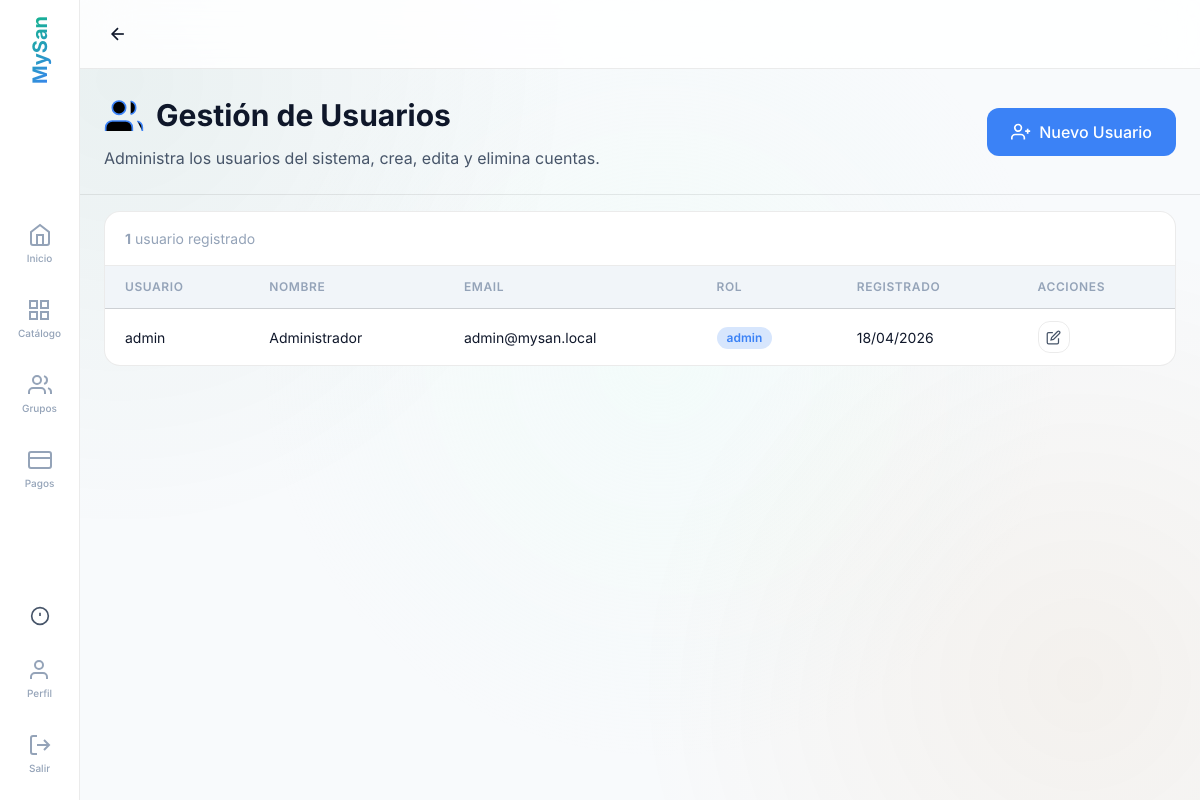
The app's page /modules/usuarios/index.php (signed in) with its own data.
### tables this page shows
CREATE TABLE `usuarios` (
  `id` int NOT NULL AUTO_INCREMENT,
  `username` varchar(50) NOT NULL,
  `password` varchar(255) NOT NULL,
  `nombre` varchar(100) NOT NULL,
  `email` varchar(100) DEFAULT NULL,
  `pregunta_secreta` text,
  `respuesta_secreta` varchar(255) DEFAULT NULL,
  `pregunta_secreta_2` text DEFAULT NULL,
  `respuesta_secreta_2` varchar(255) DEFAULT NULL,
  `pregunta_secreta_3` text DEFAULT NULL,
  `respuesta_secreta_3` varchar(255) DEFAULT NULL,
  `created_at` timestamp NULL DEFAULT CURRENT_TIMESTAMP,
  `updated_at` timestamp NULL DEFAULT CURRENT_TIMESTAMP ON UPDATE CURRENT_TIMESTAMP,
  `rol` enum('admin','participante') DEFAULT 'admin',
  PRIMARY KEY (`id`),
  UNIQUE KEY `username` (`username`)
);

### modules/usuarios/index.php (the view, shortened to what this page needs)
<?php
require_once '../../config/database.php';
$stmt = $pdo->query("SELECT id, username, nombre, email, rol, created_at, updated_at FROM usuarios ORDER BY id ASC");
$usuarios = $stmt->fetchAll(PDO::FETCH_ASSOC);
?>
<!DOCTYPE html>
<html lang="es">
<head>
    <link rel="stylesheet" href="../../assets/fonts/inter.css">
    <link rel="stylesheet" href="../../assets/css/reset.css">
    <link rel="stylesheet" href="../../assets/css/variables.css">
    <link rel="stylesheet" href="../../assets/css/bento-grid.css">
    <link rel="stylesheet" href="../../assets/css/main.css">
</head>
<body>
    <div class="main-content">
        <?php
        include '../../includes/header.php';
        ?>
        <div class="page-header" style="padding: var(--space-6); margin-bottom: var(--space-4); border-bottom: 1px solid var(--glass-border);">
            <div style="display: flex; justify-content: space-between; align-items: center; flex-wrap: wrap; gap: var(--space-4);">
                <div>
                    <h1 class="page-title" style="font-size: var(--font-size-3xl); font-weight: var(--font-weight-bold); display: flex; align-items: center; gap: var(--space-3);">
                        <svg class="icon-xl" style="width: 40px; height: 40px; stroke: var(--color-violeta);">
                            <use href="#icon-users"></use>
                        </svg>
                        Gestión de Usuarios
                    </h1>
                    <p style="color: var(--color-text-secondary); margin-top: var(--space-2);">
                        Administra los usuarios del sistema, crea, edita y elimina cuentas.
                    </p>
                </div>
                <div class="page-actions">
                    <button class="btn btn-violeta" onclick="openModal('crearModal')">
                        <svg class="icon"><use href="#icon-user-plus"></use></svg>
                        Nuevo Usuario
                    </button>
                </div>
            </div>
        </div>
        <div style="max-width: 1600px; margin: 0 auto; padding: 0 var(--space-6);">
            <div class="table-container table-responsive">
                <div class="table-header-row">
                    <span style="font-size:var(--font-size-sm);color:var(--color-text-tertiary);">
                        <strong><?php echo count($usuarios); ?></strong> usuario<?php echo count($usuarios) !== 1 ? 's' : ''; ?> registrado<?php echo count($usuarios) !== 1 ? 's' : ''; ?>
                    </span>
                </div>
                <table class="users-table">
                    <thead>
                        <tr>
                            <th>Usuario</th>
                            <th>Nombre</th>
                            <th>Email</th>
                            <th>Rol</th>
                            <th>Registrado</th>
                            <th>Acciones</th>
                        </tr>
                    </thead>
                    <tbody>
                        <?php foreach ($usuarios as $u): ?>
                            <tr>
                                <td><?php echo htmlspecialchars($u['username']); ?></td>
                                <td><?php echo htmlspecialchars($u['nombre']); ?></td>
                                <td><?php echo htmlspecialchars($u['email'] ?? '-'); ?></td>
                                <td>
                                    <span class="rol-badge rol-badge--<?php echo $u['rol']; ?>">
                                        <?php echo htmlspecialchars($u['rol']); ?>
                                    </span>
                                </td>
                                <td class="date-cell"><?php echo date('d/m/Y', strtotime($u['created_at'])); ?></td>
                                <td>
                                    <div class="action-group">
                                        <button class="btn-sm-icon" title="Editar" onclick="editarUsuario(<?php echo $u['id']; ?>)">
                                            <svg class="icon" style="width:15px;height:15px;"><use href="#icon-edit"></use></svg>
                                        </button>
                                    </div>
                                </td>
                            </tr>
                        <?php endforeach; ?>
                    </tbody>
                </table>
            </div>
        </div>
    </div>
</body>
</html>

### assets/css/variables.css (style rules this page uses)
:root { --color-primary: #3b82f6; --color-primary-mid: #2563eb; --color-primary-light: #60a5fa; --color-primary-dim: #1d4ed8; --color-primary-glow: rgba(59, 130, 246, 0.25); --color-primary-tint: rgba(59, 130, 246, 0.1); --color-secondary: #10b981; --color-secondary-mid: #059669; --color-secondary-light: #34d399; --color-secondary-dim: #047857; --color-secondary-glow: rgba(16, 185, 129, 0.25); --color-secondary-tint: rgba(16, 185, 129, 0.1); --color-accent: #fcd34d; --color-accent-dim: #d97706; --color-accent-glow: rgba(252, 211, 77, 0.15); --color-accent-light: #fde68a; --color-accent-tint: rgba(252, 211, 77, 0.05); --color-electro: var(--color-primary); --color-electro-dim: var(--color-primary-dim); --color-electro-glow: var(--color-primary-glow); --color-electro-tint: var(--color-primary-tint); --color-telefonia: var(--color-secondary); --color-telefonia-dim: var(--color-secondary-dim); --color-telefonia-glow: var(--color-secondary-glow); --color-moto: var(--color-accent-dim); --color-moto-dim: #b45309; --color-moto-glow: var(--color-accent-glow); --color-turnos: #6366f1; --color-turnos-dim: #4f46e5; --color-turnos-glow: rgba(99, 102, 241, 0.18); --color-turnos-tint: rgba(99, 102, 241, 0.05); --color-comprobantes: #0ea5e9; --color-comprobantes-dim: #0284c7; --color-comprobantes-glow: rgba(14, 165, 233, 0.18); --color-violeta: var(--color-primary); --color-violeta-dim: var(--color-primary-dim); --color-violeta-glow: var(--color-primary-glow); --color-menta: var(--color-secondary); --color-menta-dim: var(--color-secondary-dim); --color-menta-glow: var(--color-secondary-glow); --color-salmon: var(--color-accent); --color-salmon-dim: var(--color-accent-dim); --color-salmon-glow: var(--color-accent-glow); --color-background: #F8FAFC; --color-surface: #FFFFFF; --color-surface-elevated: #FFFFFF; --color-surface-hover: #F1F5F9; --color-surface-section: #E2E8F0; --glass-background: rgba(255, 255, 255, 0.85); --glass-border: rgba(0, 0, 0, 0.08); --glass-blur: blur(24px); --color-text-primary: #0F172A; --color-text-secondary: #475569; --color-text-tertiary: #94A3B8; --color-text-inverse: #FFFFFF; --color-success: #10B981; --color-warning: #F59E0B; --color-error: #EF4444; --color-info: #3B82F6; --font-family: 'Inter', -apple-system, BlinkMacSystemFont, 'SF Pro Display', sans-serif; --font-sans: var(--font-family); --font-size-xs: 0.75rem; --font-size-sm: 0.875rem; --font-size-base: 1rem; --font-size-md: 1rem; --font-size-lg: 1.125rem; --font-size-xl: 1.25rem; --font-size-2xl: 1.5rem; --font-size-3xl: 1.875rem; --font-size-4xl: 2.25rem; --font-weight-regular: 400; --font-weight-medium: 500; --font-weight-semibold: 600; --font-weight-bold: 700; --space-1: 0.25rem; --space-2: 0.5rem; --space-3: 0.75rem; --space-4: 1rem; --space-5: 1.25rem; --space-6: 1.5rem; --space-8: 2rem; --space-10: 2.5rem; --space-12: 3rem; --space-16: 4rem; --space-20: 5rem; --radius-sm: 8px; --radius-md: 12px; --radius-lg: 16px; --radius-xl: 24px; --radius-bento: 20px; --radius-full: 9999px; --shadow-sm: 0 1px 3px rgba(0,0,0,.04), 0 2px 6px rgba(0,0,0,.02); --shadow-md: 0 4px 12px rgba(0,0,0,.06), 0 8px 24px rgba(0,0,0,.04); --shadow-lg: 0 8px 24px rgba(0,0,0,.08), 0 20px 48px rgba(0,0,0,.06); --shadow-glow-primary: 0 0 24px var(--color-primary-glow); --shadow-glow-secondary: 0 0 24px var(--color-secondary-glow); --shadow-glow-accent: 0 0 24px var(--color-accent-glow); --shadow-glow-violeta: var(--shadow-glow-primary); --shadow-glow-menta: var(--shadow-glow-secondary); --shadow-glow-salmon: var(--shadow-glow-accent); --transition-fast: 150ms cubic-bezier(0.4, 0, 0.2, 1); --transition-base: 250ms cubic-bezier(0.4, 0, 0.2, 1); --transition-slow: 400ms cubic-bezier(0.4, 0, 0.2, 1); --z-base: 1; --z-dropdown: 100; --z-modal: 200; --z-toast: 300; }

### records on screen
usuarios: username "admin", nombre "Administrador", email "admin@mysan.local", rol "admin", created_at "18/04/2026"

### other values on screen
count($usuarios) "1"
